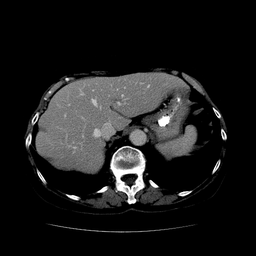
#> input picture Lectures Scripts/Data/Volume Slices/Volume Slice 65.bmp, 256 x 256 px, shrunk from 512 x 512 before the run
$ python '[24] GLSZM Features for 3D.py'
#> lines starting #> are read from the running program, lines starting #| are printed output that depends on the picture
'''
========================================================================
        ╦ ╦┌─┐┌─┐┌─┐┌─┐┌┬┐  ╔╦╗┌─┐┌─┐┌┬┐┬ ┬  ╔╗ ┌─┐┬  ┌─┐┬ ┬┌─┐
        ╠═╣│ │└─┐└─┐├─┤│││  ║║║├─┤│ ┬ ││└┬┘  ╠╩╗├─┤│  ├─┤├─┤├─┤
        ╩ ╩└─┘└─┘└─┘┴ ┴┴ ┴  ╩ ╩┴ ┴└─┘─┴┘ ┴   ╚═╝┴ ┴┴─┘┴ ┴┴ ┴┴ ┴
========================================================================
# Author: Hossam Magdy Balaha
# Initial Creation Date: Jun 13th, 2024
# Last Modification Date: Feb 13th, 2025
# Permissions and Citation: Refer to the README file.
'''

# Import necessary libraries.
import os  # For file path operations.
import sys  # For system-specific parameters and functions.
import cv2  # For image processing tasks.
import numpy as np  # For numerical operations.

# To avoid RecursionError in large images.
# Default recursion limit is 1000.
sys.setrecursionlimit(10 ** 6)


def ReadVolume(caseImgPaths, caseSegPaths):
  """
  Read and preprocess a 3D volume from a set of 2D slices and their corresponding segmentation masks.

  Args:
      caseImgPaths (list): List of file paths to medical image slices in BMP format.
      caseSegPaths (list): List of file paths to segmentation masks matching the slices.

  Returns:
      volumeCropped (numpy.ndarray): 3D array of preprocessed and aligned medical imaging data.
  """
  # Initialize empty list to store processed slices.
  volumeCropped = []

  # Process each image-segmentation pair in the input lists.
  for i in range(len(caseImgPaths)):
    # Verify both image and segmentation files exist before processing.
    if (not os.path.exists(caseImgPaths[i])) or (not os.path.exists(caseSegPaths[i])):
      raise FileNotFoundError("One or more files were not found. Please check the file paths.")

    # Load grayscale medical image slice (8-bit depth).
    caseImg = cv2.imread(caseImgPaths[i], cv2.IMREAD_GRAYSCALE)
#> caseImg is the input picture: shape (256, 256); min 0, max 255, mean 27.6
    # Load corresponding binary segmentation mask.
    caseSeg = cv2.imread(caseSegPaths[i], cv2.IMREAD_GRAYSCALE)
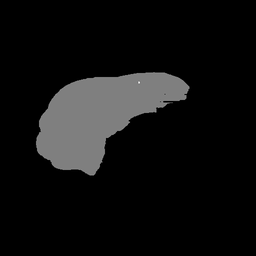
#> input picture Lectures Scripts/Data/Segmentation Slices/Segmentation Slice 65.bmp, 256 x 256 px, shrunk from 512 x 512 before the run
#> caseSeg is the input picture: shape (256, 256); min 0, max 237, mean 16.7

    # Extract region of interest using bitwise AND operation between image and mask.
    roi = cv2.bitwise_and(caseImg, caseSeg)
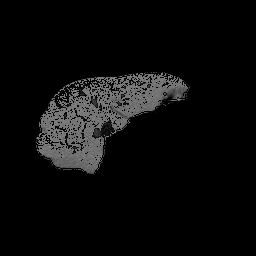
#> roi: shape (256, 256); min 0, max 138, mean 11.2

    # Calculate bounding box coordinates of non-zero region in ROI.
    x, y, w, h = cv2.boundingRect(roi)
#> x = 35; y = 70; w = 155; h = 105
    # Crop image to tight bounding box around segmented area.
    cropped = roi[y:y + h, x:x + w]
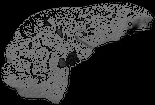
#> cropped: shape (105, 155); min 0, max 138, mean 45.2

    # Validate cropped slice contains actual data (not just background).
    if (np.sum(cropped) <= 0):
      raise ValueError("The cropped image is empty. Please check the segmentation mask.")

    # Add processed slice to volume list.
    volumeCropped.append(cropped)
#> pass 2 of the loop in ReadVolume, `for i in range(len(caseImgPaths)):`:
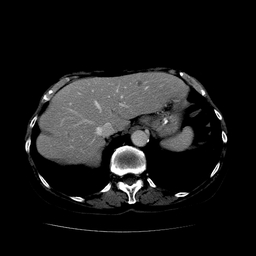
#> input picture Lectures Scripts/Volume Slices/Volume Slice 66.bmp, 256 x 256 px, shrunk from 512 x 512 before the run, found by its file name
#> in ReadVolume, caseImg is the input picture: shape (256, 256); min 0, max 255, mean 25
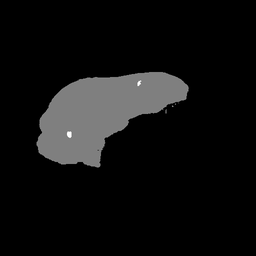
#> input picture Lectures Scripts/Data/Segmentation Slices/Segmentation Slice 66.bmp, 256 x 256 px, shrunk from 512 x 512 before the run
#> in ReadVolume, caseSeg is the input picture: shape (256, 256); min 0, max 255, mean 16.1
#> w = 156; h = 99
#> in ReadVolume, `cropped = roi[y:y + h, x:x + w]`:
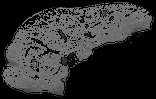
#> cropped: shape (99, 156); min 0, max 137, mean 48.3
#> pass 3 of the loop in ReadVolume, `for i in range(len(caseImgPaths)):`:
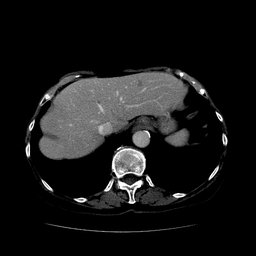
#> input picture Lectures Scripts/Volume Slices/Volume Slice 67.bmp, 256 x 256 px, shrunk from 512 x 512 before the run, found by its file name
#> in ReadVolume, caseImg is the input picture: shape (256, 256); min 0, max 255, mean 23.2
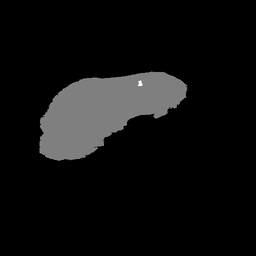
#> input picture Lectures Scripts/Data/Segmentation Slices/Segmentation Slice 67.bmp, 256 x 256 px, shrunk from 512 x 512 before the run
#> in ReadVolume, caseSeg is the input picture: shape (256, 256); min 0, max 255, mean 15.2
#> x = 38; y = 69; w = 151; h = 93
#> in ReadVolume, `cropped = roi[y:y + h, x:x + w]`:
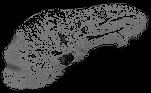
#> cropped: shape (93, 151); min 0, max 137, mean 49.9

  # Determine maximum dimensions across all slices for padding alignment.
  maxWidth = np.max([cropped.shape[1] for cropped in volumeCropped])
#> maxWidth = 156
  maxHeight = np.max([cropped.shape[0] for cropped in volumeCropped])
#> maxHeight = 105

  # Standardize slice dimensions through symmetric padding.
  for i in range(len(volumeCropped)):
    # Calculate required padding for width and height dimensions.
    deltaWidth = maxWidth - volumeCropped[i].shape[1]
    deltaHeight = maxHeight - volumeCropped[i].shape[0]

    # Apply padding to create uniform slice dimensions.
    padded = cv2.copyMakeBorder(
      volumeCropped[i],
      deltaHeight // 2,  # Top padding (integer division)
      deltaHeight - deltaHeight // 2,  # Bottom padding (remainder)
      deltaWidth // 2,  # Left padding
      deltaWidth - deltaWidth // 2,  # Right padding
      cv2.BORDER_CONSTANT,  # Padding style (constant zero values)
      value=0
    )

    # Update volume with padded slice.
    volumeCropped[i] = padded.copy()
#> this loop made 3 passes
#> (deltaWidth, deltaHeight) on passes 1 to 3: (1, 0), (0, 6), (5, 12)
#> pass 1, in ReadVolume, `padded = cv2.copyMakeBorder( volumeCropped[i], deltaHeight // 2,`:
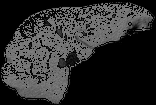
#> padded: shape (105, 156); min 0, max 138, mean 44.9
#> pass 2, in ReadVolume, `padded = cv2.copyMakeBorder( volumeCropped[i], deltaHeight // 2,`:
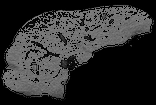
#> padded: shape (105, 156); min 0, max 137, mean 45.5
#> pass 3, in ReadVolume, `padded = cv2.copyMakeBorder( volumeCropped[i], deltaHeight // 2,`:
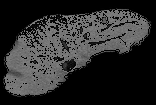
#> padded: shape (105, 156); min 0, max 137, mean 42.8
#> after the loop, volumeCropped = 3 items

  # Convert list of 2D slices into 3D numpy array (z, y, x).
  volumeCropped = np.array(volumeCropped)

  return volumeCropped


def FindConnected3DRegions(volume, connectivity=6):
  """
  Finds connected regions in a 3D volume based on pixel connectivity.
  Parameters:
      volume (numpy.ndarray): A 3D NumPy array representing the input volume.
      connectivity (int): The type of connectivity to use for determining
                          connected regions. Options are:
                          - 6: 6-connectivity (faces only).
                          - 26: 26-connectivity (faces, edges, and corners).
  Returns:
      dict: A dictionary where keys are unique pixel values from the volume,
            and values are lists of sets. Each set contains the coordinates
            (i, j, k) of pixels belonging to a connected region for that pixel value.
  """

  def RecursiveHelper(i, j, k, currentPixel, region, seenMatrix, connectivity=6):
    """
    Recursive helper function to find all connected pixels for a given starting pixel.
    Parameters:
        i (int): Z-axis index of the current pixel.
        j (int): Y-axis index of the current pixel.
        k (int): X-axis index of the current pixel.
        currentPixel (int): The pixel value being processed.
        region (set): A set to store the coordinates of connected pixels.
        seenMatrix (numpy.ndarray): A 3D matrix to track visited pixels.
        connectivity (int): The type of connectivity (6 or 26).
    Returns:
        None: The function modifies the `region` and `seenMatrix` in place.
    """
    # Check if the current pixel is out of bounds, already seen, or not matching the current pixel value.
    if (
      (i < 0) or  # Check if Z-axis index is out of bounds.
      (i >= volume.shape[0]) or
      (j < 0) or  # Check if Y-axis index is out of bounds.
      (j >= volume.shape[1]) or
      (k < 0) or  # Check if X-axis index is out of bounds.
      (k >= volume.shape[2]) or
      (volume[i, j, k] != currentPixel) or  # Check if pixel value matches the current pixel value.
      ((i, j, k) in region)  # Check if the pixel has already been added to the region.
    ):
      return  # Exit if any condition is met.

    # Add the current pixel to the region and mark it as seen.
    region.add((i, j, k))  # Add the pixel coordinates to the region set.
    seenMatrix[i, j, k] = 1  # Mark the pixel as seen.

    # Recursively check the neighboring pixels (faces only for 6-connectivity).
    RecursiveHelper(i - 1, j, k, currentPixel, region, seenMatrix, connectivity)  # Check Z-axis neighbor below.
    RecursiveHelper(i, j - 1, k, currentPixel, region, seenMatrix, connectivity)  # Check Y-axis neighbor left.
    RecursiveHelper(i, j, k - 1, currentPixel, region, seenMatrix, connectivity)  # Check X-axis neighbor behind.
    RecursiveHelper(i + 1, j, k, currentPixel, region, seenMatrix, connectivity)  # Check Z-axis neighbor above.
    RecursiveHelper(i, j + 1, k, currentPixel, region, seenMatrix, connectivity)  # Check Y-axis neighbor right.
    RecursiveHelper(i, j, k + 1, currentPixel, region, seenMatrix, connectivity)  # Check X-axis neighbor front.

    # If 26-connectivity is specified, also check diagonal neighbors (edges and corners).
    if (connectivity == 26):
      RecursiveHelper(i - 1, j - 1, k, currentPixel, region, seenMatrix, connectivity)  # Diagonal neighbor.
      RecursiveHelper(i - 1, j, k - 1, currentPixel, region, seenMatrix, connectivity)  # Diagonal neighbor.
      RecursiveHelper(i, j - 1, k - 1, currentPixel, region, seenMatrix, connectivity)  # Diagonal neighbor.
      RecursiveHelper(i - 1, j + 1, k, currentPixel, region, seenMatrix, connectivity)  # Diagonal neighbor.
      RecursiveHelper(i - 1, j, k + 1, currentPixel, region, seenMatrix, connectivity)  # Diagonal neighbor.
      RecursiveHelper(i, j - 1, k + 1, currentPixel, region, seenMatrix, connectivity)  # Diagonal neighbor.
      RecursiveHelper(i + 1, j - 1, k, currentPixel, region, seenMatrix, connectivity)  # Diagonal neighbor.
      RecursiveHelper(i + 1, j, k - 1, currentPixel, region, seenMatrix, connectivity)  # Diagonal neighbor.
      RecursiveHelper(i, j + 1, k - 1, currentPixel, region, seenMatrix, connectivity)  # Diagonal neighbor.
      RecursiveHelper(i + 1, j + 1, k, currentPixel, region, seenMatrix, connectivity)  # Diagonal neighbor.
      RecursiveHelper(i + 1, j, k + 1, currentPixel, region, seenMatrix, connectivity)  # Diagonal neighbor.
      RecursiveHelper(i, j + 1, k + 1, currentPixel, region, seenMatrix, connectivity)  # Diagonal neighbor.

  # Initialize a matrix to keep track of seen pixels.
  seenMatrix = np.zeros(volume.shape)  # Create a 3D matrix of zeros.

  # Dictionary to store regions grouped by pixel values.
  regions = {}  # Keys are pixel values, values are lists of sets.

  # Iterate over each voxel in the volume.
  for i in range(volume.shape[0]):  # Loop over Z-axis.
    for j in range(volume.shape[1]):  # Loop over Y-axis.
      for k in range(volume.shape[2]):  # Loop over X-axis.
        # Skip if the voxel has already been processed.
        if (seenMatrix[i, j, k]):
          continue  # Skip already processed voxels.

        # Get the current voxel value.
        currentPixel = volume[i, j, k]  # Retrieve the intensity value of the voxel.

        # Initialize a list for this pixel value if it doesn't exist.
        if (currentPixel not in regions):
          regions[currentPixel] = []  # Create a new list for this intensity value.

        # Initialize a new region set for the current voxel.
        region = set()  # Create an empty set to store connected voxel coordinates.

        # Use the helper function to find all connected voxels.
        RecursiveHelper(i, j, k, currentPixel, region, seenMatrix, connectivity)  # Find connected region.

        # Add the region to the dictionary if it contains any voxels.
        if (len(region) > 0):
          regions[currentPixel].append(region)  # Append the region to the list for this intensity value.

  # Return the dictionary of regions.
  return regions  # Return the dictionary containing connected regions.


def CalculateGLSZM3DSizeZoneMatrix(volume, connectivity=6, isNorm=True, ignoreZeros=True):
  """
  Calculate the Size-Zone Matrix for a 3D volume based on connected regions.
  Parameters:
      volume (numpy.ndarray): A 3D NumPy array representing the input volume.
      connectivity (int): The type of connectivity to use for determining
                          connected regions. Options are:
                          - 6: 6-connectivity (faces only).
                          - 26: 26-connectivity (faces, edges, and corners).
      isNorm (bool): Whether to normalize the size-zone matrix.
      ignoreZeros (bool): Whether to ignore zero pixel values.
  Returns:
      szMatrix (numpy.ndarray): A 2D NumPy array representing the Size-Zone Matrix.
      szDict (dict): A dictionary where keys are unique pixel values from the volume,
                     and values are lists of sets. Each set contains the coordinates
                     (i, j, k) of pixels belonging to a connected region for that pixel value.
      N (int): The number of unique pixel values in the volume.
      Z (int): The maximum size of any region in the dictionary.
  """
#> called with volume = array of shape (3, 105, 156), connectivity = 6, isNorm = True, ignoreZeros = True

  if (volume.ndim != 3):
    raise ValueError("The input volume must be a 3D array.")

  if (connectivity not in [6, 26]):
    raise ValueError("Connectivity must be either 6 or 26.")

  if (volume.size == 0):
    raise ValueError("The input volume is empty.")

  if (np.max(volume) == 0):
    raise ValueError("The input volume is completely black.")

  # Find connected regions in the volume.
  szDict = FindConnected3DRegions(volume, connectivity=connectivity)  # Identify connected regions.
#> after the loop in FindConnected3DRegions, `for i in range(volume.shape[0]):`: regions = 138 items
#> szDict = 138 items

  # Determine the number of unique pixel values in the volume.
  minA = np.min(volume)
#> minA = 0
  maxA = np.max(volume)
#> maxA = 138
  N = maxA - minA + 1  # Number of discrete intensity levels
#> N = 139

  # Find the maximum size of any region in the dictionary.
  Z = np.max([
    len(zone)
    for zones in szDict.values()
    for zone in zones
  ])  # Find the largest connected region size.
#> Z = 23893

  # Initialize a size-zone matrix with zeros.
  szMatrix = np.zeros((N, Z))  # Create a 2D matrix to store size-zone counts.

  # Populate the size-zone matrix with counts of regions for each pixel value.
  for currentVal, zones in szDict.items():
    for zone in zones:
      # Ignore zeros if needed.
      if (ignoreZeros and (currentVal == 0)):
        continue  # Skip zero-valued regions if ignoreZeros is True.

      # Increment the count for the corresponding pixel value and region size.
      szMatrix[currentVal - minA, len(zone) - 1] += 1  # Update the size-zone matrix.
#> this loop made 138 passes
#> currentVal on passes 1 to 12: 0, 1, 2, 8, 4, 5, 34, 52, 64, 12, 65, 21

  # Normalize the size-zone matrix if required.
  if (isNorm):
    # Normalize by total sum to avoid division by zero.
    szMatrix = szMatrix / (np.sum(szMatrix) + 1e-6)

    # Return the size-zone matrix, dictionary, and metadata.
  return szMatrix, szDict, N, Z  # Return the computed outputs.


def CalculateGLSZMFeatures(szMatrix, data, N, Z):
  """
  Calculate the features of the Size-Zone Matrix (GLSZM).

  Parameters:
      szMatrix (numpy.ndarray): A 2D NumPy array representing the Size-Zone Matrix.
      N (int): The number of unique pixel values in the image.
      Z (int): The maximum size of any region in the dictionary.

  Returns:
      dict: A dictionary containing the calculated features.
  """
  # Calculate the total number of zones in the size-zone matrix.
  # Sum all values in the size-zone matrix to get the total zone count.
  szN = np.sum(szMatrix)

  # Small Zone Emphasis.
  sze = np.sum(
    szMatrix / ((np.arange(1, Z + 1) ** 2) + 1e-10),  # Divide each zone by its size squared.
  ).sum() / szN  # Normalize by the total number of zones.

  # Large Zone Emphasis.
  lze = np.sum(
    szMatrix * ((np.arange(1, Z + 1) ** 2) + 1e-10),  # Multiply each zone by its size squared.
  ).sum() / szN  # Normalize by the total number of zones.

  # Gray Level Non-Uniformity.
  gln = np.sum(
    np.sum(szMatrix, axis=1) ** 2,  # Sum each row and square the result.
  ) / szN  # Normalize by the total number of zones.

  # Zone Size Non-Uniformity.
  zsn = np.sum(
    np.sum(szMatrix, axis=0) ** 2,  # Sum each column and square the result.
  ) / szN  # Normalize by the total number of zones.

  # Zone Percentage.
  # Divide the total number of zones by the total number of pixels.
  zp = szN / np.prod(data.shape)

  # Gray Level Variance.
  glv = np.sum(
    # Compute variance for each gray level.
    (np.sum(szMatrix, axis=1)) *
    ((np.arange(1, N + 1) - np.mean(np.arange(1, N + 1))) ** 2),
  ) / szN  # Normalize by the total number of zones.

  # Zone Size Variance.
  zsv = np.sum(
    # Compute variance for zone sizes.
    (np.sum(szMatrix, axis=0)) *
    ((np.arange(1, Z + 1) - np.mean(np.arange(1, Z + 1))) ** 2),
  ) / szN  # Normalize by the total number of zones.

  # Zone Size Entropy.
  log = np.log2(szMatrix + 1e-10)  # Compute log base 2 of the size-zone matrix.
  log[log == -np.inf] = 0  # Replace -inf with 0.
  log[log < 0] = 0  # Replace negative values with 0.
  zse = np.sum(
    # Compute entropy for zone sizes.
    szMatrix * log,
  ) / szN  # Normalize by the total number of zones.

  # Low Gray Level Zone Emphasis.
  lgze = np.sum(
    # Divide each gray level by its squared value.
    szMatrix / (np.arange(1, N + 1)[:, None] ** 2),
  ).sum() / szN  # Normalize by the total number of zones.

  # High Gray Level Zone Emphasis.
  hgze = np.sum(
    # Multiply each gray level by its squared value.
    szMatrix * (np.arange(1, N + 1)[:, None] ** 2),
  ).sum() / szN  # Normalize by the total number of zones.

  # Small Zone Low Gray Level Emphasis.
  # Adding 1e-10 to avoid division by zero.
  szlge = np.sum(
    # Combine small zone and low gray level emphasis.
    szMatrix / ((np.arange(1, Z + 1) ** 2) * (np.arange(1, N + 1)[:, None] ** 2) + 1e-10),
  ).sum() / szN  # Normalize by the total number of zones.

  # Small Zone High Gray Level Emphasis.
  szhge = np.sum(
    # Combine small zone and high gray level emphasis.
    szMatrix * (np.arange(1, N + 1)[:, None] ** 2) / ((np.arange(1, Z + 1) ** 2) + 1e-10),
  ).sum() / szN  # Normalize by the total number of zones.

  # Large Zone Low Gray Level Emphasis.
  lzgle = np.sum(
    # Combine large zone and low gray level emphasis.
    szMatrix * (np.arange(1, Z + 1) ** 2) / (np.arange(1, N + 1)[:, None] ** 2),
  ).sum() / szN  # Normalize by the total number of zones.

  # Large Zone High Gray Level Emphasis.
  lzhge = np.sum(
    # Combine large zone and high gray level emphasis.
    szMatrix * (np.arange(1, Z + 1) ** 2) * (np.arange(1, N + 1)[:, None] ** 2),
  ).sum() / szN  # Normalize by the total number of zones.

  return {
    "Small Zone Emphasis (SZE)"                  : sze,
    "Large Zone Emphasis (LZE)"                  : lze,
    "Gray Level Non-Uniformity (GLN)"            : gln,
    "Zone Size Non-Uniformity (ZSN)"             : zsn,
    "Zone Percentage (ZP)"                       : zp,
    "Gray Level Variance (GLV)"                  : glv,
    "Zone Size Variance (ZSV)"                   : zsv,
    "Zone Size Entropy (ZSE)"                    : zse,
    "Low Gray Level Zone Emphasis (LGZE)"        : lgze,
    "High Gray Level Zone Emphasis (HGZE)"       : hgze,
    "Small Zone Low Gray Level Emphasis (SZLGE)" : szlge,
    "Small Zone High Gray Level Emphasis (SZHGE)": szhge,
    "Large Zone Low Gray Level Emphasis (LZGLE)" : lzgle,
    "Large Zone High Gray Level Emphasis (LZHGE)": lzhge,
  }


# Example file paths for medical imaging data.
caseImgPaths = [
  r"Data/Volume Slices/Volume Slice 65.bmp",
  r"Data/Volume Slices/Volume Slice 66.bmp",
  r"Data/Volume Slices/Volume Slice 67.bmp",
]
caseSegPaths = [
  r"Data/Segmentation Slices/Segmentation Slice 65.bmp",
  r"Data/Segmentation Slices/Segmentation Slice 66.bmp",
  r"Data/Segmentation Slices/Segmentation Slice 67.bmp",
]

# Load and preprocess 3D medical imaging data.
volumeCropped = ReadVolume(caseImgPaths, caseSegPaths)

# Set the connectivity type (6 or 26).
C = 6

# Calculate the Size-Zone Matrix.
szMatrix, szDict, N, Z = CalculateGLSZM3DSizeZoneMatrix(
  volumeCropped,
  connectivity=C,
  isNorm=True,
  ignoreZeros=True,
)
#> szDict = 138 items; N = 139; Z = 23893

# Compute features from Size-Zone Matrix.
features = CalculateGLSZMFeatures(szMatrix, volumeCropped, N, Z)
#> in CalculateGLSZMFeatures, `szN = np.sum(szMatrix)`: szN = 1
#> in CalculateGLSZMFeatures, `sze = np.sum( szMatrix / ((np.arange(1, Z + 1) ** 2) + 1e-10),`: sze = 0.93
#> in CalculateGLSZMFeatures, `lze = np.sum( szMatrix * ((np.arange(1, Z + 1) ** 2) + 1e-10),`: lze = 1.37
#> in CalculateGLSZMFeatures, `gln = np.sum( np.sum(szMatrix, axis=1) ** 2,`: gln = 0.0216
#> in CalculateGLSZMFeatures, `zsn = np.sum( np.sum(szMatrix, axis=0) ** 2,`: zsn = 0.833
#> in CalculateGLSZMFeatures, `zp = szN / np.prod(data.shape)`: zp = 2.04e-05
#> in CalculateGLSZMFeatures, `glv = np.sum(`: glv = 2383.4
#> in CalculateGLSZMFeatures, `zsv = np.sum(`: zsv = 142704312.7
#> in CalculateGLSZMFeatures, `zse = np.sum(`: zse = 0
#> in CalculateGLSZMFeatures, `lgze = np.sum(`: lgze = 0.0144
#> in CalculateGLSZMFeatures, `hgze = np.sum(`: hgze = 9998.5
#> in CalculateGLSZMFeatures, `szlge = np.sum(`: szlge = 0.0131
#> in CalculateGLSZMFeatures, `szhge = np.sum(`: szhge = 9228.7
#> in CalculateGLSZMFeatures, `lzgle = np.sum(`: lzgle = 0.0227
#> in CalculateGLSZMFeatures, `lzhge = np.sum(`: lzhge = 14029.2
#> features = 14 items

# Print the connectivity value.
print(f"At connectivity = {C}:")
for feature, value in features.items():
  # Print feature name with value rounded to 4 decimal places.
  print(f"{feature} : {np.round(value, 4)}")
#> this loop made 14 passes
#> (feature, value) on passes 1 to 10: ('Small Zone Emphasis (SZE)', 0.93), ('Large Zone Emphasis (LZE)', 1.37), ('Gray Level Non-Uniformity (GLN)', 0.0216), ('Zone Size Non-Uniformity (ZSN)', 0.833), ('Zone Percentage (ZP)', 2.04e-05), ('Gray Level Variance (GLV)', 2383.4), ('Zone Size Variance (ZSV)', 142704312.7), ('Zone Size Entropy (ZSE)', 0), ('Low Gray Level Zone Emphasis (LGZE)', 0.0144), ('High Gray Level Zone Emphasis (HGZE)', 9998.5)
#> value on passes 11 to 14: 0.0131, 9228.7, 0.0227, 14029.2
#| Small Zone Emphasis (SZE) : 0.9297
#| Large Zone Emphasis (LZE) : 1.372
#| Gray Level Non-Uniformity (GLN) : 0.0216
#| Zone Size Non-Uniformity (ZSN) : 0.8326
#| Zone Percentage (ZP) : 0.0
#| Gray Level Variance (GLV) : 2383.4323
#| Zone Size Variance (ZSV) : 142704312.7187
#| Zone Size Entropy (ZSE) : 0.0
#> (further printed lines are left out)
